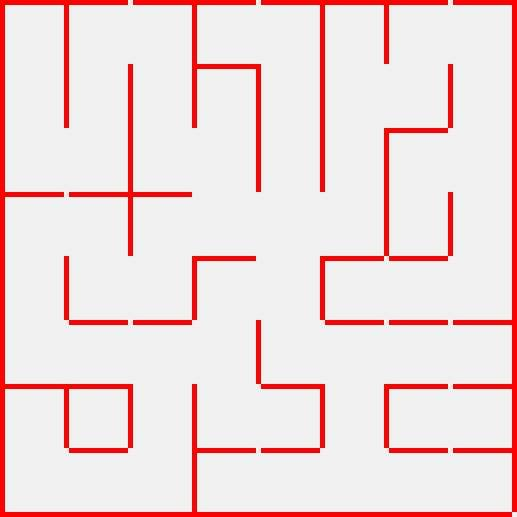
#> input picture img/map.jpg, 517 x 517 px
$ python -i Transform.py   (imports and definitions only)   (older library calls are emulated)
#> lines starting #> are read from the running program, lines starting #| are printed output that depends on the picture
import numpy as np
import cv2
from operator import itemgetter
import imutils
from threading import Thread, Lock

class TransformMaze(object):
	"""
	Class for transforming maze from trapezoid to square

	Args:
		framethread: object of reading camera from class myThreadFrame
	"""
	def __init__(self,framethread):
		self.framethread = framethread
		self.Result = None				# Used to save the result of keystone correction.
		self.dst = None					# The result that display image.
		self.Points = None				# 2D list that save the coordinates of four corners.
		self.Color = [0,0,255]			# Color of four corners.
		self.lastpoint = None			# Last identified coordinates of four corners.
		self.width = 512				# Default frame wigth.
		self.height = 512				# Default frame height.
		self.Result_lock = Lock()		# Set a lock mechanism to prevent from race condition problem

	# [32 lines left out: function RefreshResult, not called in this run]

	def RefreshColor(self):
		"""
		Mouse click to select the right color, refreshing the points at the meantime.
		"""
		# Create a window titled the string.
		cv2.namedWindow('Set Color (q to quit)')

		# Set click event to acquire the RGB where the mose click.
		cv2.setMouseCallback('Set Color (q to quit)', self.on_mouse)
		show_flag = True

		# Endless loop that let the user select the color and display the result with selected color.
		while True:
			# Lock the resource when altering it.
			self.framethread.frame_lock.acquire()
			self.dst = self.framethread.frame
			self.framethread.frame_lock.release()

			# Find the points with selected color and draw red dot on it.
			self.RefreshPoints()

			# Display the result until press 'q'
			if show_flag :
				cv2.imshow('Set Color (q to quit)', self.dst)

			if cv2.waitKey(1) & 0xFF == ord('q'):
				show_flag = False
				# Fill in lines of waitkey to get rid of the bug of opencv.(Crash when destroy the window.)
				cv2.destroyWindow("Set Color (q to quit)")
				cv2.waitKey(1)
				cv2.waitKey(1)
				cv2.waitKey(1)
				cv2.waitKey(1)
				break


	# [74 lines left out: functions on_mouse, RefreshPoints, not called in this run]

>>> import cv2
>>> picture = cv2.imread('img/map.jpg', cv2.IMREAD_GRAYSCALE)
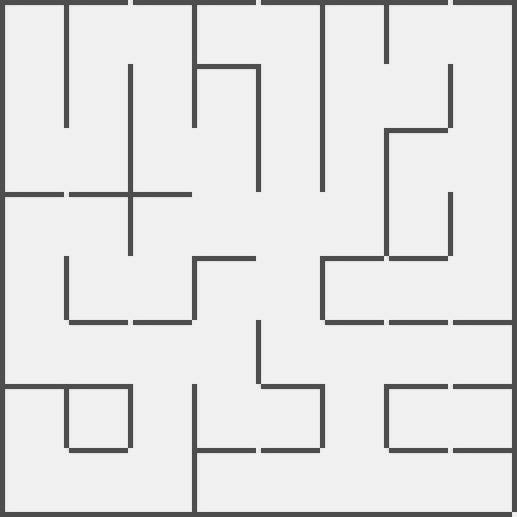
#> picture: shape (517, 517); min 59, max 255, mean 224.8
#> (the run stopped early here; a loop or call above may not have finished)
